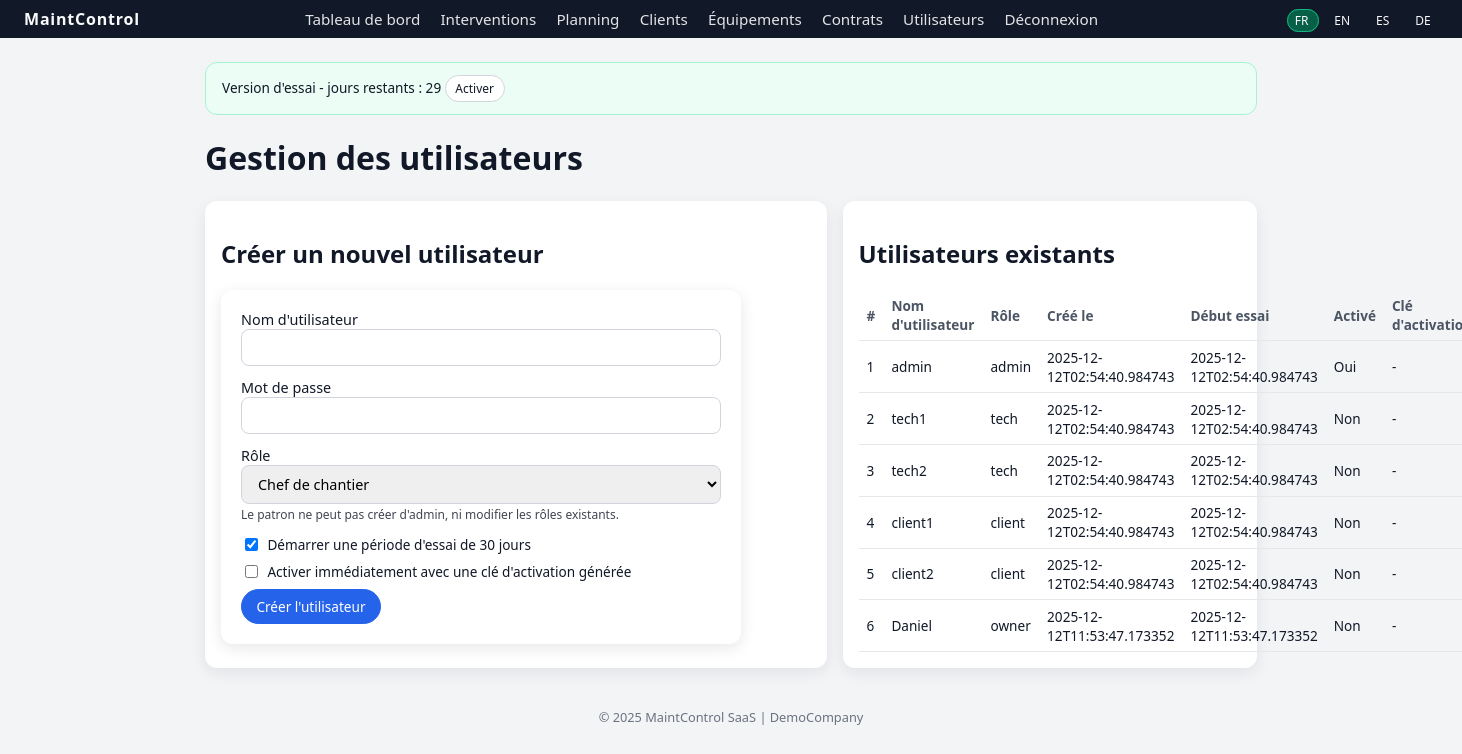
The app's page /admin/users (signed in), older data.
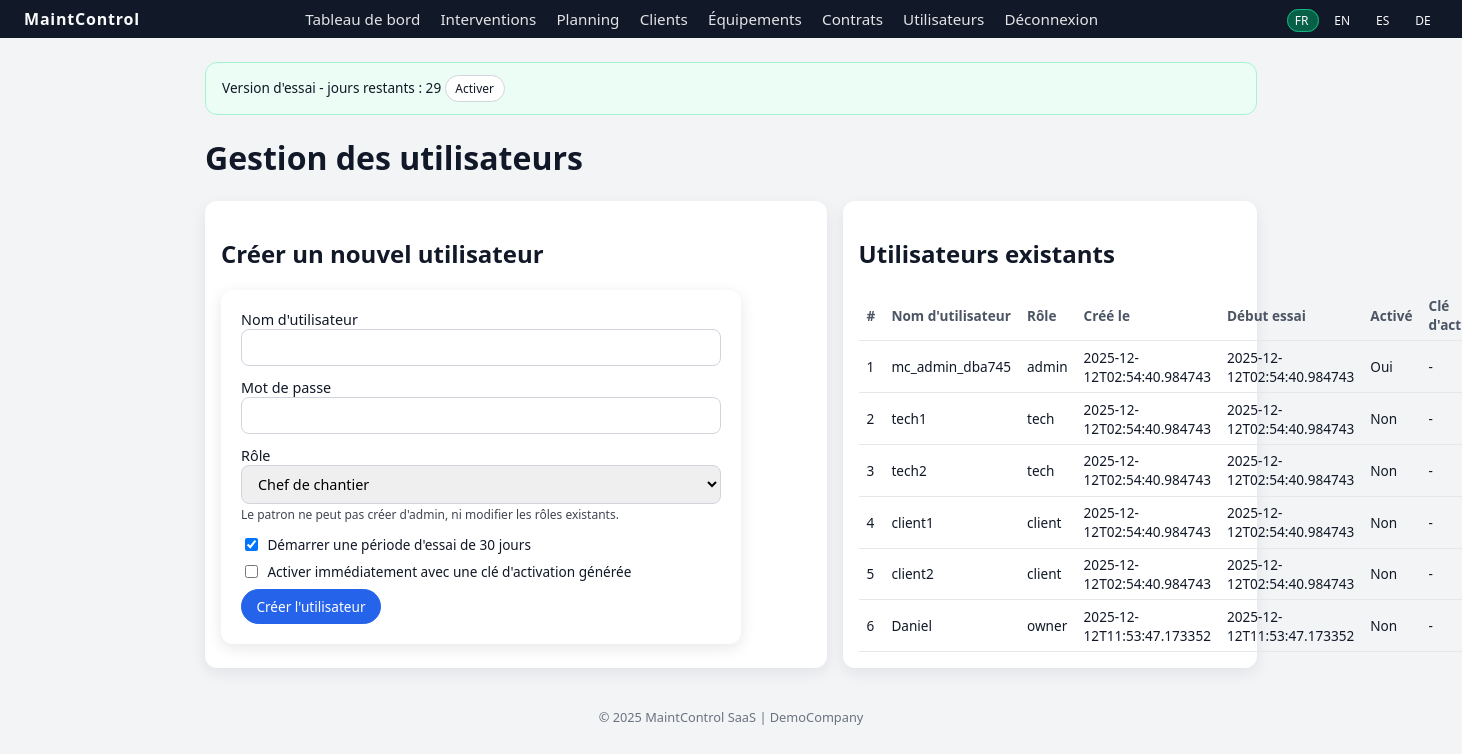
The same page, newer data.
### tables this page shows
CREATE TABLE users (
            id INTEGER PRIMARY KEY AUTOINCREMENT,
            username TEXT UNIQUE NOT NULL,
            password TEXT NOT NULL,
            role TEXT NOT NULL, -- admin, tech, client
            company_id INTEGER NOT NULL,
            created_at TEXT NOT NULL,
            trial_start TEXT,
            is_activated INTEGER DEFAULT 0,
            license_key TEXT,
            FOREIGN KEY(company_id) REFERENCES companies(id)
        );

### app.py (the view, shortened to what this page needs)
@app.route("/admin/users", methods=["GET", "POST"])
@require_login
def admin_users():
    admin = get_current_user()
    if admin["role"] not in ("admin","owner"):
        return "Forbidden", 403
    company = get_current_company(admin)
    conn = get_db()
    c = conn.cursor()
    c.execute("""
        SELECT id, username, role, created_at, trial_start, is_activated, license_key
        FROM users
        WHERE company_id = ?
        ORDER BY id
    """, (company["id"],))
    users = c.fetchall()
    conn.close()
    return render_template("admin_users.html", users=users, current_role=admin["role"])

### app.py (called while the page is built)
@app.context_processor
def inject_csrf_token():
    return dict(csrf_token=generate_csrf)

def get_db():
    conn = sqlite3.connect(DATABASE)
    conn.row_factory = sqlite3.Row
    return conn

def get_current_user():
    uid = session.get("user_id")
    if not uid:
        return None
    conn = get_db()
    c = conn.cursor()
    c.execute("SELECT * FROM users WHERE id = ?", (uid,))
    row = c.fetchone()
    conn.close()
    return row

def get_current_company(user=None):
    if user is None:
        user = get_current_user()
    if not user:
        return None
    conn = get_db()
    c = conn.cursor()
    c.execute("SELECT * FROM companies WHERE id = ?", (user["company_id"],))
    company = c.fetchone()
    conn.close()
    return company

def is_trial_expired(user):
    if user is None:
        return False
    if user["role"] == "admin":
        return False
    if user["is_activated"]:
        return False
    trial_start = user["trial_start"]
    if not trial_start:
        return True
    start = datetime.fromisoformat(trial_start)
    return datetime.utcnow() > start + timedelta(days=TRIAL_DAYS)

### templates/admin_users.html (shortened to what this page needs)
{% extends "base.html" %}
{% block content %}
<h1 data-i18n="users_title">Gestion des utilisateurs</h1>
<section class="grid-two">
  <div class="card">
    <h2 data-i18n="users_create">Créer un nouvel utilisateur</h2>
    <form method="post" class="form">
      <label>
        <span data-i18n="users_username">Nom d'utilisateur</span>
        <input type="text" name="username" required>
      </label>
      <label>
        <span data-i18n="users_password">Mot de passe</span>
        <input type="password" name="password" required>
      </label>
      <label>
  <span data-i18n="users_role">Rôle</span>
  {% if current_user.role == 'owner' %}
    <select name="role">
      <option value="manager" selected data-i18n="role_manager">Chef de chantier</option>
    </select>
    <small style="opacity:.8">Le patron ne peut pas créer d'admin, ni modifier les rôles existants.</small>
  {% endif %}
</label>
      <label class="checkbox-row">
        <input type="checkbox" name="start_trial" checked>
        <span data-i18n="users_start_trial">Démarrer une période d'essai de 30 jours</span>
      </label>
      <label class="checkbox-row">
        <input type="checkbox" name="activate_now">
        <span data-i18n="users_activate_now">Activer immédiatement avec une clé d'activation générée</span>
      </label>
      <button type="submit" class="btn primary" data-i18n="users_create_btn">Créer l'utilisateur</button>
    </form>
  </div>
  <div class="card">
    <h2 data-i18n="users_list">Utilisateurs existants</h2>
    <table class="table">
      <thead>
        <tr>
          <th>#</th>
          <th data-i18n="users_username">Nom d'utilisateur</th>
          <th data-i18n="users_role">Rôle</th>
          <th data-i18n="users_created_at">Créé le</th>
          <th data-i18n="users_trial_start">Début essai</th>
          <th data-i18n="users_activated">Activé</th>
          <th data-i18n="users_license_key">Clé</th>
        </tr>
      </thead>
      <tbody>
        {% for u in users %}
        <tr>
          <td>{{ u.id }}</td>
          <td>{{ u.username }}</td>
          <td>{{ u.role }}</td>
          <td>{{ u.created_at }}</td>
          <td>{{ u.trial_start or '-' }}</td>
          <td>{{ 'Oui' if u.is_activated else 'Non' }}</td>
          <td>{{ u.license_key or '-' }}</td>
        </tr>
        {% else %}
        <tr><td colspan="8" data-i18n="no_data">Aucune donnée</td></tr>
        {% endfor %}
      </tbody>
    </table>
  </div>
</section>
{% endblock %}

Row changes from the older to the newer data that the page shows:
changed users "admin": username "admin" → "mc_admin_dba745"
